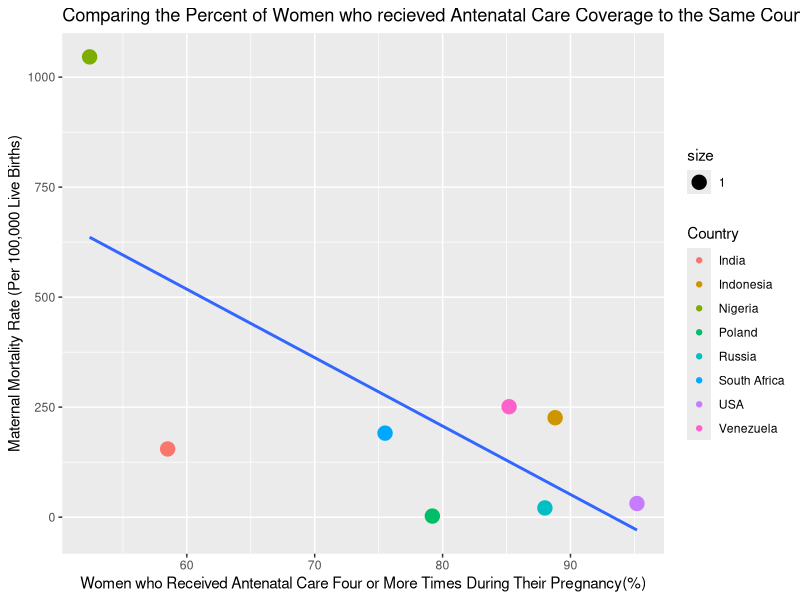

Reproduce this figure in R.
## ---- chunk 1
knitr::opts_chunk$set(echo = TRUE)
## ---- chunk 2
library(tidyverse)

maternalmortraw<-read_csv("maternalmortraw.csv")

mort_chart = maternalmortraw %>% select(Location, Value, Period) %>% rename(Country = Location, Year = Period) %>% arrange(Country) %>% filter(Country %in% c("Nigeria", "India", "Poland", "Indonesia", "Russian Federation", "South Africa", "Venezuela (Bolivarian Republic of)", "United States of America"))

MaternalMortalityClean<-mort_chart %>% filter(row_number()%%2==!0)

antenatalraw<-read_csv("antenatalraw.csv")

AntenatalCareClean=antenatalraw %>% select(Location, Period, Value) %>% rename(Country = Location, Year = Period, propotionOfNeedsMet=Value) %>% arrange(Country) %>% filter(Country %in% c("Nigeria", "India", "Poland", "Indonesia", "Russian Federation", "South Africa", "Venezuela (Bolivarian Republic of)", "United States of America"))

MatMort<-c(155,226,1046,2.5,21,191,31,251) #got country average value by hand
antecov<-c(58.5,88.8,52.4,79.2,88,75.5,95.2,85.2)
Country<-c("India","Indonesia","Nigeria","Poland","Russia","South Africa", "USA", "Venezuela")
AnteMatMortTBL<-tibble(Country, antecov, MatMort)
AnteMatMortTBL
## ---- chunk 3
ggplot(data=AnteMatMortTBL, aes(x=antecov, y=MatMort))+
  geom_point(mapping=aes(color=Country,size=1))+
  geom_smooth(method="lm", se=F)+
  labs(title = "Comparing the Percent of Women who recieved Antenatal Care Coverage to the Same Country's Maternal Mortality Rate", x="Women who Received Antenatal Care Four or More Times During Their Pregnancy(%)", y="Maternal Mortality Rate (Per 100,000 Live Births)")
## ---- chunk 4
anteandmort<-data.frame(antecov,MatMort)
model2<-lm(data=anteandmort)
summary(model2)$coefficients
